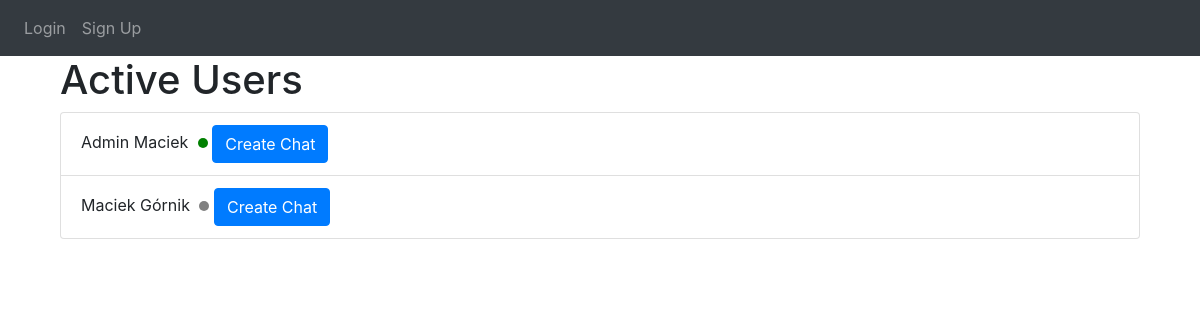
The app's page /active, older data.
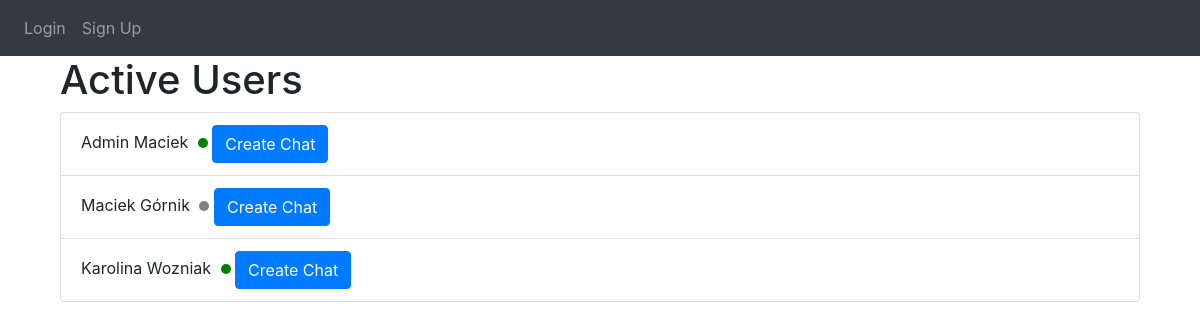
The same page, newer data.
### website/models.py (models this page shows)
class User(db.Model, UserMixin):
    id = db.Column(db.Integer, primary_key=True)
    first_name = db.Column(db.String(50), nullable=False)
    last_name = db.Column(db.String(50), nullable=False)
    email = db.Column(db.String(100), unique=True, nullable=False)
    password = db.Column(db.String(100), nullable=False)
    is_moderator = db.Column(db.Boolean, default=False)

### website/views.py (the view)
@views.route('/active', methods=['GET', 'POST'])
def active():
    users = User.query.all()
    def is_user_online(user):
        online_user = OnlineUser.query.filter_by(user_id=user.id).first()
        return online_user is not None
    return render_template('active.html', users=users, user=current_user, is_user_online=is_user_online)

### website/templates/active.html (shortened to what this page needs)
{% extends "base.html" %} {% block title %}Active Users{% endblock %} {% block
content %}
<div class="container">
	<h1>Active Users</h1>
	<ul class="list-group">
		{% for user in users %}
		<li class="list-group-item">
			{{ user.first_name }} {{ user.last_name }} {% if
			is_user_online(user) %}
			<span class="dot dot-green"></span>
			{% else %}
			<span class="dot dot-gray"></span>
			{% endif %} {% if user.id != current_user.id %}
			<button
				class="btn btn-primary create-chat-btn"
				data-userid="{{ user.id }}"
			>
				Create Chat
			</button>
			{% endif %}
		</li>
		{% endfor %}
	</ul>
</div>
{% endblock %}

Row changes from the older to the newer data that the page shows:
added User: first_name "Karolina", last_name "Wozniak"
